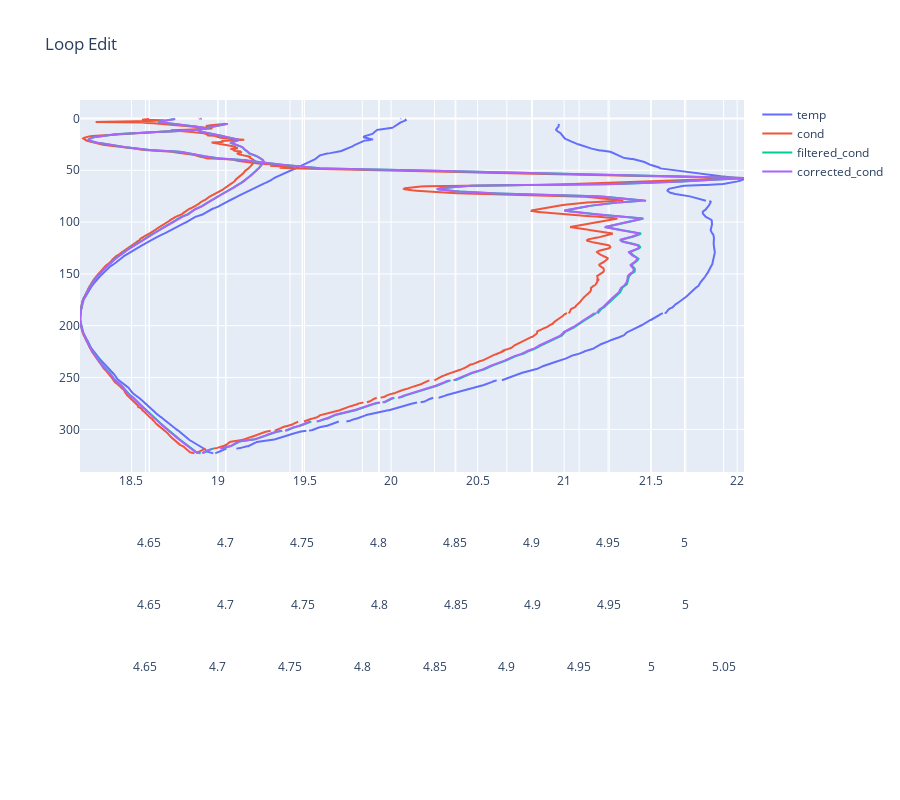

The code cell stored with this chart in its notebook:
### Markdown cell above
## [Loop Edit](#proc-list)
This section shows how the Loop Edit function identifies scans as bad. The flag value associated with the scan is setto badflag in input .cnv files that have pressure slowdowns or reversals (typically caused by ship heave). Optionally, Loop Edit can also identify scans related to an initial surface soak with badflag. The badflag value defaults to -9.99e-29.

Loop Edit operates on three successive scans to determine velocity. This is such a fine scale that noise in the pressure channel from counting jitter or other unknown sources can cause Loop Edit to mark scans with badflag in error. Therefore, you must do the Filter on the pressure data to reduce noise before you do the Loop Edit. See Filter for pressure filter recommendations for each instrument.

### Code cell
proc.loop_edit_pressure(
    pressure=data["press"].values,
    latitude=0,
    flag=data["flag"].values,
    sample_interval=0.25,
    min_velocity_type=proc.MinVelocityType.FIXED,
    min_velocity=0.1,
    window_size=3,
    mean_speed_percent=20,
    remove_surface_soak=True,
    min_soak_depth=5,
    max_soak_depth=20,
    use_deck_pressure_offset=False,
    exclude_flags=True,
    flag_value=-9.99e-29,
)

plot(
    data=data,
    title="Loop Edit",
    x_names=["temp", "cond", "filtered_cond", "corrected_cond"],
    x_bounds={},
)

### Figure 1 — Plotly figure (JSON) as saved in the notebook; plotly's stock layout.template omitted (floating-point values rounded to 4 significant figures; data arrays with more than 128 entries replaced by an {"elided": "..."} marker saying what was removed)
{"data": [{"name": "temp", "type": "scatter", "x": {"elided": "3069 float values"}, "xaxis": "x", "y": {"elided": "3069 float values"}}, {"name": "cond", "type": "scatter", "x": {"elided": "3069 float values"}, "xaxis": "x2", "y": {"elided": "3069 float values"}}, {"name": "filtered_cond", "type": "scatter", "x": {"elided": "3069 float values"}, "xaxis": "x3", "y": {"elided": "3069 float values"}}, {"name": "corrected_cond", "type": "scatter", "x": {"elided": "3069 float values"}, "xaxis": "x4", "y": {"elided": "3069 float values"}}], "layout": {"height": 800, "title": {"text": "Loop Edit"}, "xaxis": {"domain": [0, 1], "title": {"text": ""}}, "xaxis2": {"overlaying": "x", "position": 0.1, "title": {"text": ""}}, "xaxis3": {"overlaying": "x", "position": 0.2, "title": {"text": ""}}, "xaxis4": {"overlaying": "x", "position": 0.3, "title": {"text": ""}}, "yaxis": {"autorange": "reversed", "domain": [0.4, 1], "position": 0, "title": {"text": ""}}, "yaxis2": {"overlaying": "y", "position": 0.1, "title": {"text": ""}}, "yaxis3": {"overlaying": "y", "position": 0.2, "title": {"text": ""}}, "yaxis4": {"overlaying": "y", "position": 0.3, "title": {"text": ""}}}}
